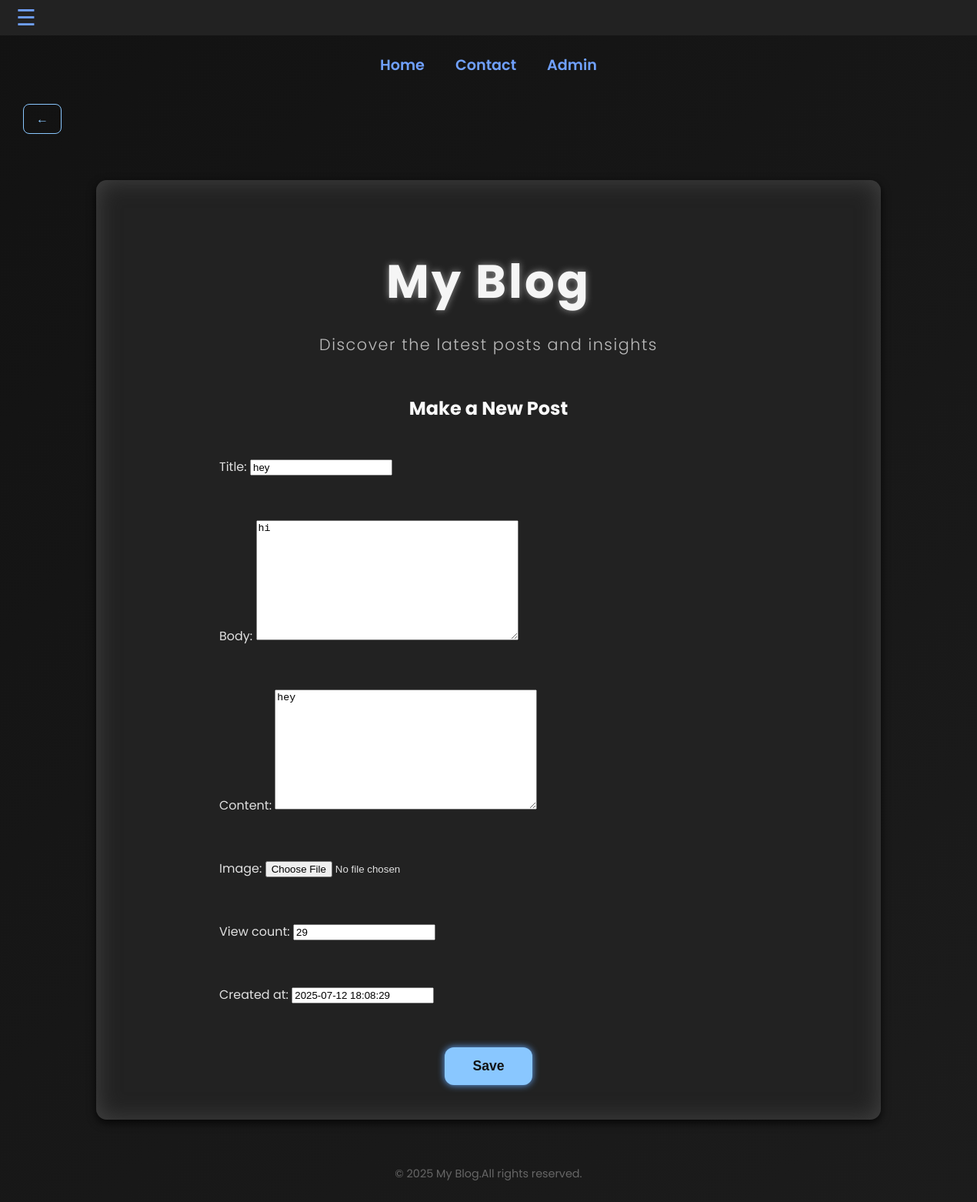
Before: /edit/hiiiiiiiiiiiiii/ (signed in) with the older database file.
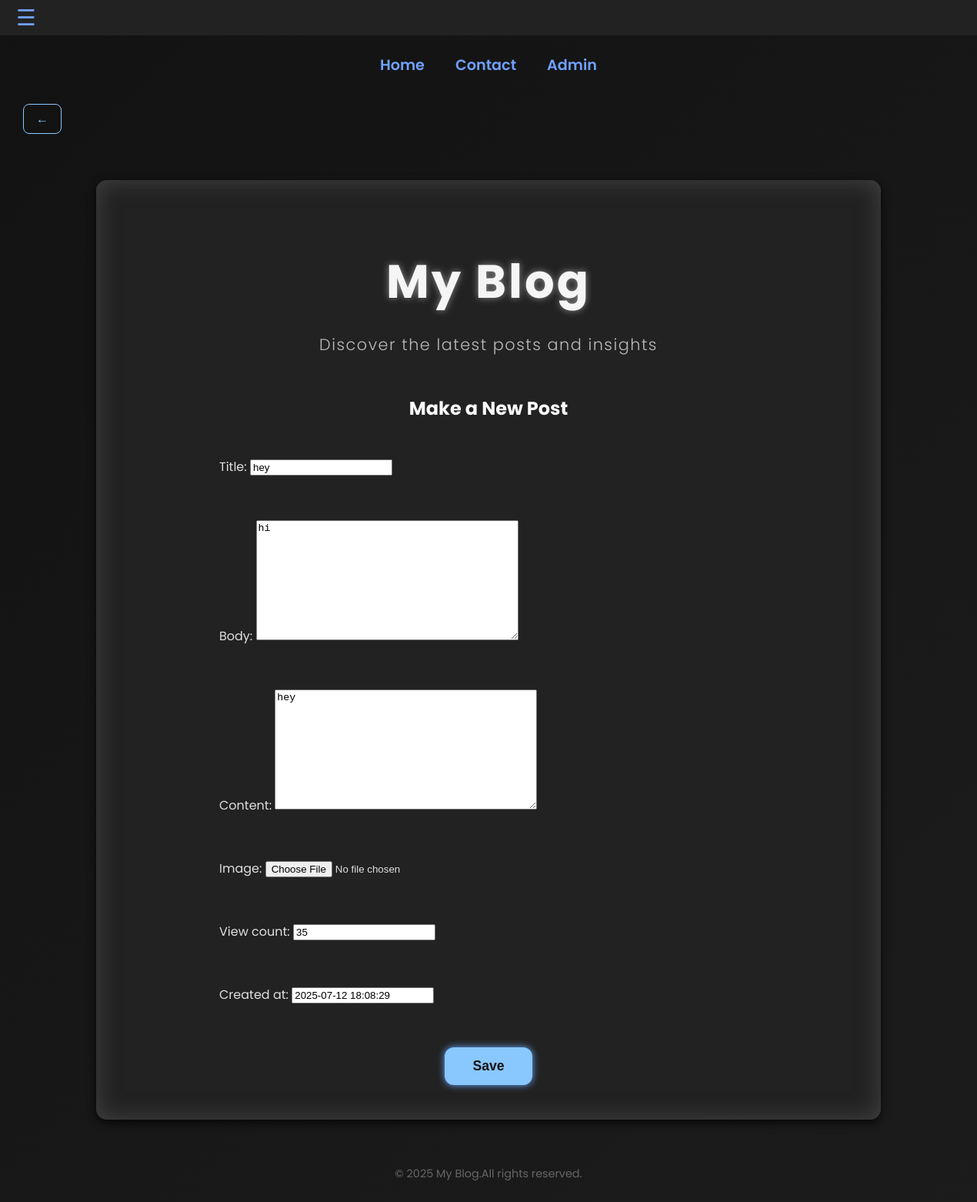
After: the same page with the newer database file.
### blog/models.py (models this page shows, shortened)
class Post(models.Model):
    class Status(models.TextChoices):
        DRAFT = 'draft', 'Draft'
        PUBLISHED = 'published', 'Published'
        PENDING= 'pending', 'Pending'
    title = models.CharField(max_length=200 , default="")
    slug = models.SlugField(unique=True, blank=True )
    author = models.ForeignKey(User, on_delete=models.CASCADE, related_name='blog_post' , default=1)
    body = models.TextField(default="hi")
    published = models.DateTimeField(default=timezone.now)
    content = models.TextField()
    updated = models.DateTimeField(auto_now=True)
    status = models.CharField(max_length=10, choices=Status.choices, default=Status.DRAFT)
    image=models.ImageField(upload_to='blog_images/', null=True, blank=True)
    view_count = models.PositiveIntegerField(default=0)
    created_at = models.DateTimeField(default=timezone.now)
    class Meta:
        ordering = ('-published',)

### blog/views.py (the view)
# urls.py: path('edit/<slug:slug>/', PostUpdateView.as_view(), name='post_edit'),
class PostUpdateView(LoginRequiredMixin , UpdateView):
    model=Post
    form_class=PostForm
    template_name='blog/post_form.html'
    success_url = reverse_lazy('blog:post_list')
    login_url='/login/'
    redirect_field_name = 'next'
    def get_object(self, queryset=None):
        return get_object_or_404(Post, slug=self.kwargs['slug'] , author=self.request.user)

### blog/forms.py
class PostForm(forms.ModelForm):
    class Meta:
        model = Post
        exclude=('slug','author', 'published','updated','status')

### templates/blog/post_form.html (shortened to what this page needs)
{% extends 'blog/base.html' %}
{% block content %}
  <h2 style="text-align:center; color:#fafafa; margin-bottom: 30px;">Make a New Post</h2>
  <form method="post" enctype="multipart/form-data" style="max-width: 700px; margin: auto;">
    <div style="display: flex; flex-direction: column; gap: 25px;">
      {{ form.as_p }}
    </div>
    <div style="text-align: center; margin-top: 40px;">
      <button type="submit"
        style="
          background-color: #89c7ff;
          color: #121212;
          padding: 14px 36px;
          font-size: 1.1rem;
          font-weight: 600;
          border: none;
          border-radius: 12px;
          box-shadow: 0 0 10px #66aaff;
          cursor: pointer;
          transition: all 0.3s ease;">
        Save
      </button>
    </div>
  </form>
{% endblock %}

### templates/blog/base.html (shortened to what this page needs)
<!DOCTYPE html>
<html lang="en">
<head>
  {% load static %}
  <link rel="stylesheet" href="{% static 'css/admin_mobile_fix.css' %}">
</head>
<body>
  <div class="top-mini-nav">
    <button id="menu-toggle">&#9776;</button>
  </div>
  <nav class="top-nav">
    <a href="{% url 'blog:post_list' %}">Home</a>
    <a href="{% url 'blog:contact_us' %}">Contact</a>
    <a href="/admin/" class="admin-link">Admin</a>
  </nav>
  <div class="back-btn-wrapper">
    <a href="javascript:history.back()" class="back-btn">←</a>
  </div>
  <div class="container">
    <header>
      <h1>My Blog</h1>
      <p>Discover the latest posts and insights</p>
    </header>
    {% block content %}{% endblock %}
  </div>
  <footer style="text-align:center; color:#666; margin:50px 0 30px; font-size:0.9rem;">
    &copy; 2025 My Blog.All rights reserved.
  </footer>
</body>
</html>

### templates/blog/base.html (style rules this page uses)
body { background: linear-gradient(135deg, #121212 0%, #1c1c1c 100%); color: #e0e0e0; font-family: 'Poppins', sans-serif; margin: 0; padding: 0; }
.top-nav { display: flex; justify-content: center; flex-wrap: wrap; gap: 40px; padding: 20px 10px; margin-top: 50px; }
.top-nav a { color:#70a1ff; font-weight: 600; text-decoration: none; font-size: 1.2rem; border-bottom: 2px solid transparent; padding-bottom: 4px; transition: border-color 0.3s ease, color 0.3s ease; }
.top-mini-nav { background-color: #222; color: #70a1ff; padding: 5px 15px; display: flex; align-items: center; gap: 15px; font-weight: 600; font-family: 'Poppins' , sans-serif; position:fixed; top:0; width: 100%; z-index: 9999; }
#menu-toggle { background: none; border: none; font-size: 1.8rem; color: #70a1ff; cursor: pointer; user-select: none; }
.container { max-width: 900px; margin: 60px auto; background: #222; border-radius: 14px; box-shadow: 0 4px 12px rgba(0,0,0,0.8), inset 0 0 30px #444; padding: 45px 60px; transition: background-color 0.3s ease; }
header { text-align: center; margin-bottom: 50px; }
header h1 { font-weight: 700; font-size: 3.8rem; letter-spacing: 3px; color: #f5f5f5; text-shadow: 0 0 10px #8a8a8a; margin-bottom: 6px; }
header p { font-weight: 300; font-size: 1.3rem; color: #bbb; letter-spacing: 1.5px; }
.back-btn-wrapper { width: 100%; display: flex; justify-content: flex-start; padding: 10px 30px 0; }
.back-btn { color: #89c7ff; background-color: transparent; border: 1px solid #89c7ff; padding: 6px 16px; border-radius: 8px; text-decoration: none; font-weight: 600; font-size: 1rem; transition: all 0.3s ease; display: inline-block; }

Changed rows visible on the page:
changed Post "hey": view_count "29" → "35"
